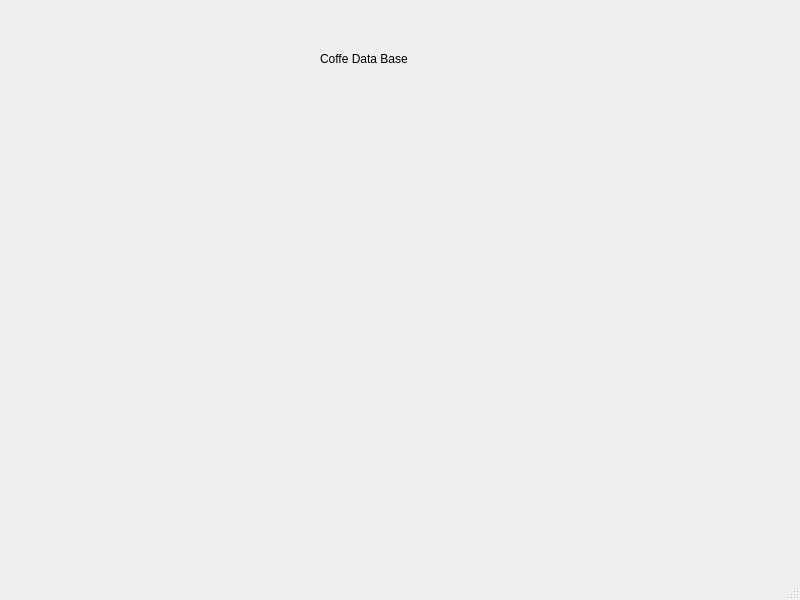
<?xml version="1.0" encoding="UTF-8"?>
<ui version="4.0">
 <class>MainWindow</class>
 <widget class="QMainWindow" name="MainWindow">
  <property name="geometry">
   <rect>
    <x>0</x>
    <y>0</y>
    <width>800</width>
    <height>600</height>
   </rect>
  </property>
  <property name="windowTitle">
   <string>MainWindow</string>
  </property>
  <widget class="QWidget" name="centralwidget">
   <widget class="QLabel" name="label">
    <property name="geometry">
     <rect>
      <x>320</x>
      <y>50</y>
      <width>231</width>
      <height>17</height>
     </rect>
    </property>
    <property name="text">
     <string>Coffe Data Base</string>
    </property>
   </widget>
  </widget>
  <widget class="QMenuBar" name="menubar">
   <property name="geometry">
    <rect>
     <x>0</x>
     <y>0</y>
     <width>800</width>
     <height>27</height>
    </rect>
   </property>
  </widget>
  <widget class="QStatusBar" name="statusbar"/>
 </widget>
 <resources/>
 <connections/>
</ui>
